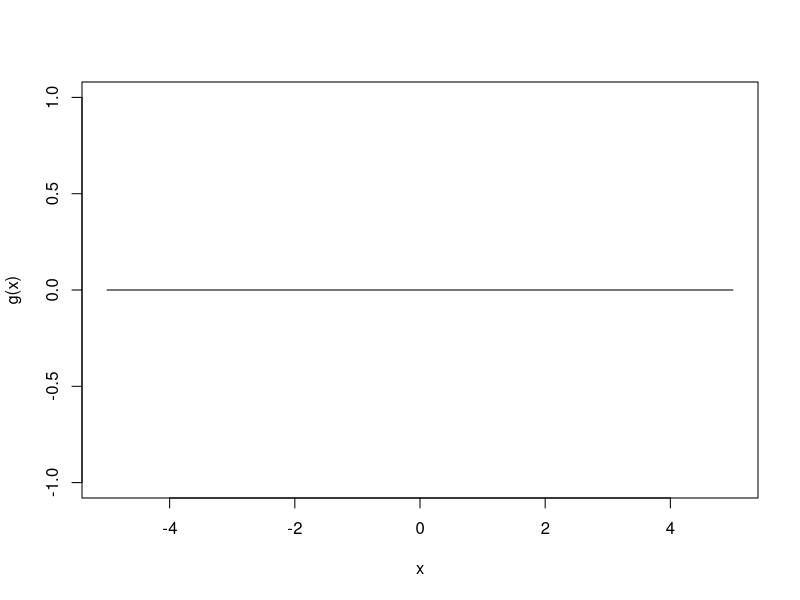
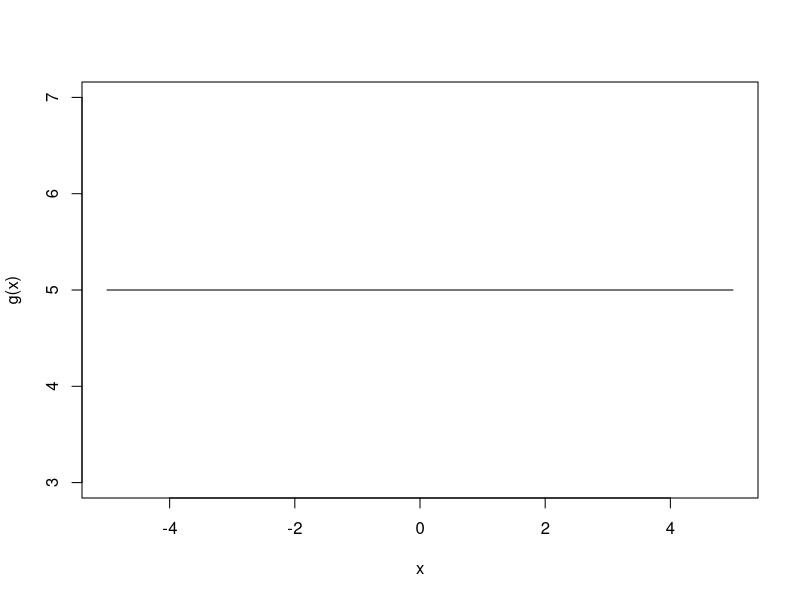
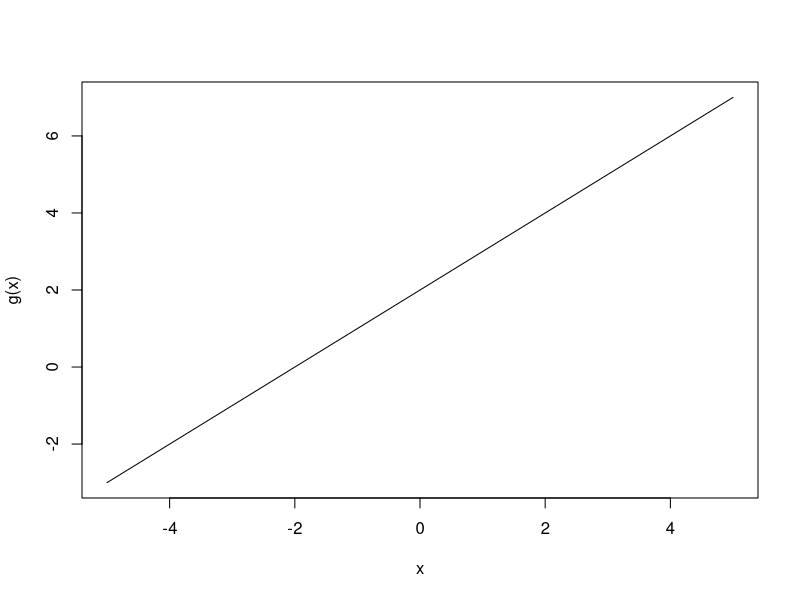
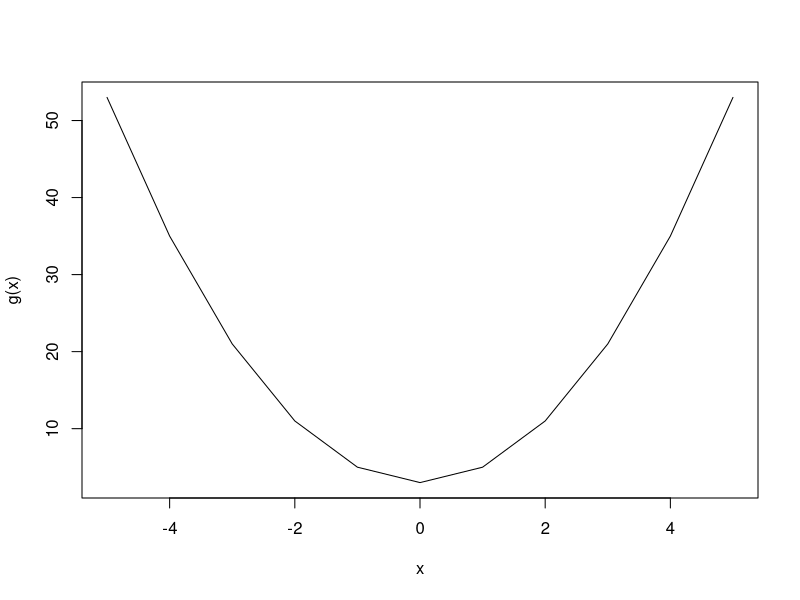
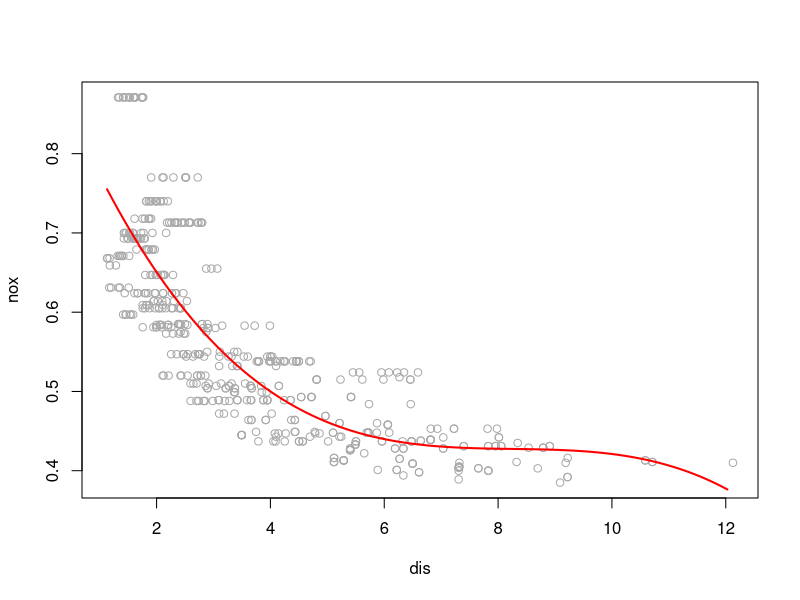
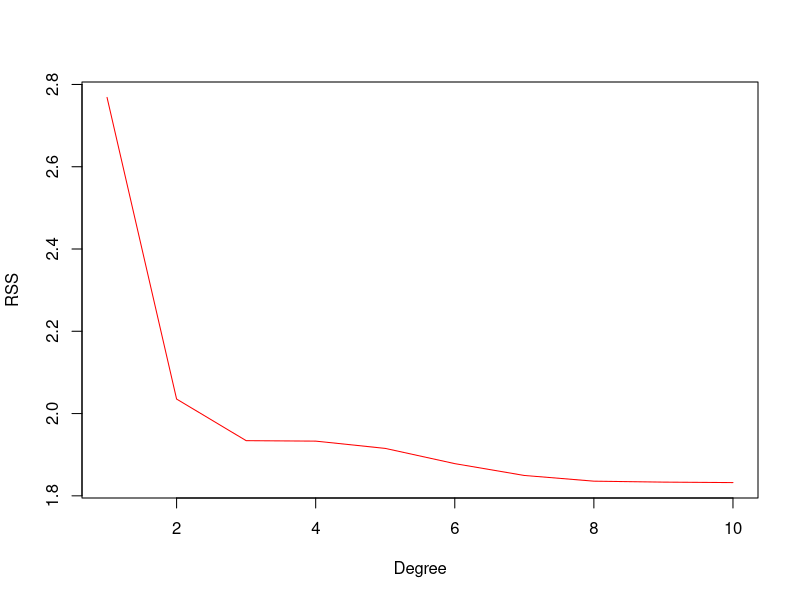
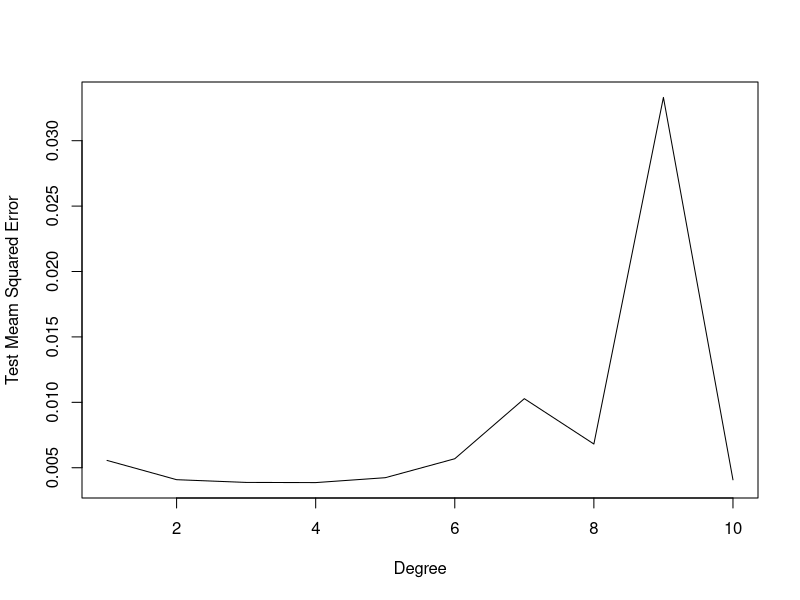
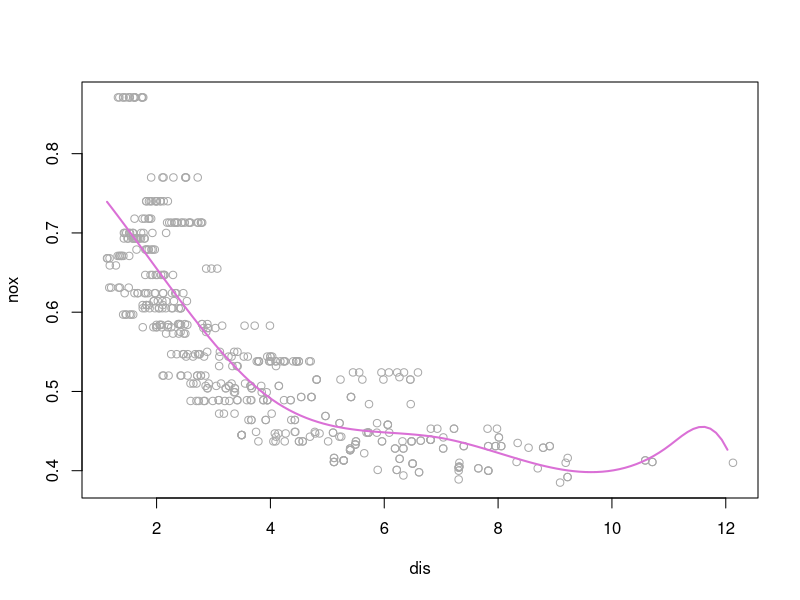

Recreate these plots in R, in order.
## ---- chunk 1
knitr::opts_chunk$set(echo = TRUE)
## ---- chunk 2
g<- function(x) {return(rep(0,length(x)))}
x<- -5:5
plot(x,g(x),type = 'l')
## ---- chunk 3
g<- function(x) {return(rep(5,length(x)))}
x<- -5:5
plot(x,g(x),type = 'l')
## ---- chunk 4
g<- function(x) {x+2}
x<- -5:5
plot(x,g(x),type = 'l')
## ---- chunk 5
g<- function(x) {2*x^2+3}
x<- -5:5
plot(x,g(x),type = 'l')
## ---- chunk 6
library(MASS)
attach(Boston)
set.seed(1)
fit <- lm(nox ~ poly(dis, 3), data = Boston)
summary(fit)

dis.new <- seq(min(Boston$dis), max(Boston$dis), by = 0.1)
pred <- predict(fit, list(dis = dis.new))
plot(nox ~ dis, data = Boston, col = "darkgrey")
lines(dis.new,pred, col = "red", lwd = 2)
## ---- chunk 7
rss <- rep(0, 10)
for (i in 1:10) {
    fit <- lm(nox ~ poly(dis, i), data = Boston)
    rss[i] <- sum(fit$residuals^2)
}

plot(1:10, rss, xlab = "Degree", ylab = "RSS", type = "l", col='red')
## ---- chunk 8
library(boot)
cv.error <- rep(0, 10)
for (i in 1:10) {
    fit <- glm(nox ~ poly(dis, i), data = Boston)
    cv.error[i] <- cv.glm(Boston, fit, K = 10)$delta[1]
}

plot(1:10, cv.error, xlab = "Degree", ylab = "Test Meam Squared Error", type = "l")
cv.error
## ---- chunk 9
library(splines)
fit <- lm(nox ~ bs(dis, knots = c(4, 7, 11)), data = Boston)
summary(fit)

pred <- predict(fit, list(dis = dis.new))
plot(nox ~ dis, data = Boston, col = "darkgrey")
lines(dis.new, pred, col = "orchid", lwd = 2)
## ---- chunk 10
#Recall that a cubic spline with three knots has seven degrees of freedom
rss <- rep(0, 16)
for (i in 3:16) {
    fit <- lm(nox ~ bs(dis, df = i), data = Boston)
    rss[i] <- sum(fit$residuals^2)
}
plot(3:16, rss[-c(1, 2)], xlab = "Degrees of freedom", ylab = "RSS", type = "l")

rss[-c(1, 2)]
## ---- chunk 11
cv <- rep(0, 16)
for (i in 3:16) {
    fit <- glm(nox ~ bs(dis, df = i), data = Boston)
    cv[i] <- cv.glm(Boston, fit, K = 10)$delta[1]
}


plot(3:16, cv[-c(1, 2)], xlab = "Degrees of freedom", ylab = "Test MSE", type = "l")
## ---- chunk 12
set.seed(1)
Y <- rnorm(100)
X1 <- rnorm(100)
X2 <- rnorm(100)
## ---- chunk 13
beta1 <- 0.25
## ---- chunk 14
a<- Y-beta1*X1
beta2<- lm(a~X2)$coef[2]

beta2
## ---- chunk 15
a<- Y-beta2*X2
beta1<- lm(a~X1)$coef[2]

beta1
## ---- chunk 16
iter<- 1000
df<- data.frame(0, 0.25, 0)
names(df)=c('beta0','beta1','beta2')
for (i in 1:iter) {
  beta1 <- df[nrow(df), 2]
  a <- Y - beta1 * X1
  beta2 <- lm(a ~ X2)$coef[2]
  a <- Y - beta2 * X2
  beta1 <- lm(a ~ X1)$coef[2]
  beta0 <- lm(a ~ X1)$coef[1]
  df[nrow(df) + 1,] <- list(beta0, beta1, beta2)
}

head(df)


plot(df$beta0, col = 'purple', type = 'l',lwd=2,xlab = 'interations', main='Backfitting')
lines(df$beta1, col = 'royalblue',lwd=2, lty=2)
lines(df$beta2, col = 'palegreen3',lwd=2,lty=3)
legend(600,0.08,legend=c('beta0', 'beta1', 'beta2'),
       col=c('purple', 'royalblue','palegreen3'),lty=1:3,cex=0.8)
## ---- chunk 17
lm.fit<-coef(lm(Y~X1+X2))
plot(df$beta0, col = 'purple', type='l',lwd=2,xlab = 'interations', main='Backfitting vs Multiple Linear Regression')
lines(df$beta1, col = 'royalblue',lwd=2)
lines(df$beta2, col = 'palegreen3',lwd=2)
legend(600,0.08,legend=c('beta0', 'beta1', 'beta2'),
       col=c('purple', 'royalblue','palegreen3'),lty=1,cex=0.8)
abline(h=lm.fit[1], col="red", lty=2, lwd=2)
abline(h=lm.fit[2], col="red", lty=2, lwd=2)
abline(h=lm.fit[3], col="red", lty=2, lwd=2)
## ---- chunk 18
head(df)
## ---- chunk 19
#plot the function
f<- function(x) ((x^2) -9)^2
x<- -5:5
plot(x,f(x),type = 'l')

#using gradient descent to find the numerical solution

gd<- function(x,f,lr,iter){
x<- 0.001
xtrace<- x
ytrace<- f(x)
lr<- 0.01
for (i in 1:iter){
  delta<- (f(x+lr)-f(x))/lr
  x<- x - lr*delta
  xtrace<- c(xtrace,x)
  ytrace<- c(ytrace,f(x))
}
  print(x)
  print(xtrace)
  print(ytrace)
}

iter<- 100
gd(x,f,lr,iter)
## ---- chunk 20
#using gradient descent to find the numerical solution

gd<- function(x,f,lr,iter){
x<- -5
xtrace<- x
ytrace<- f(x)
lr<- 0.01
for (i in 1:iter){
  delta<- (f(x+lr)-f(x))/lr
  x<- x - lr*delta
  xtrace<- c(xtrace,x)
  ytrace<- c(ytrace,f(x))
}
  print(x)
  print(xtrace)
  print(ytrace)
}

iter<- 100
gd(x,f,lr,iter)
